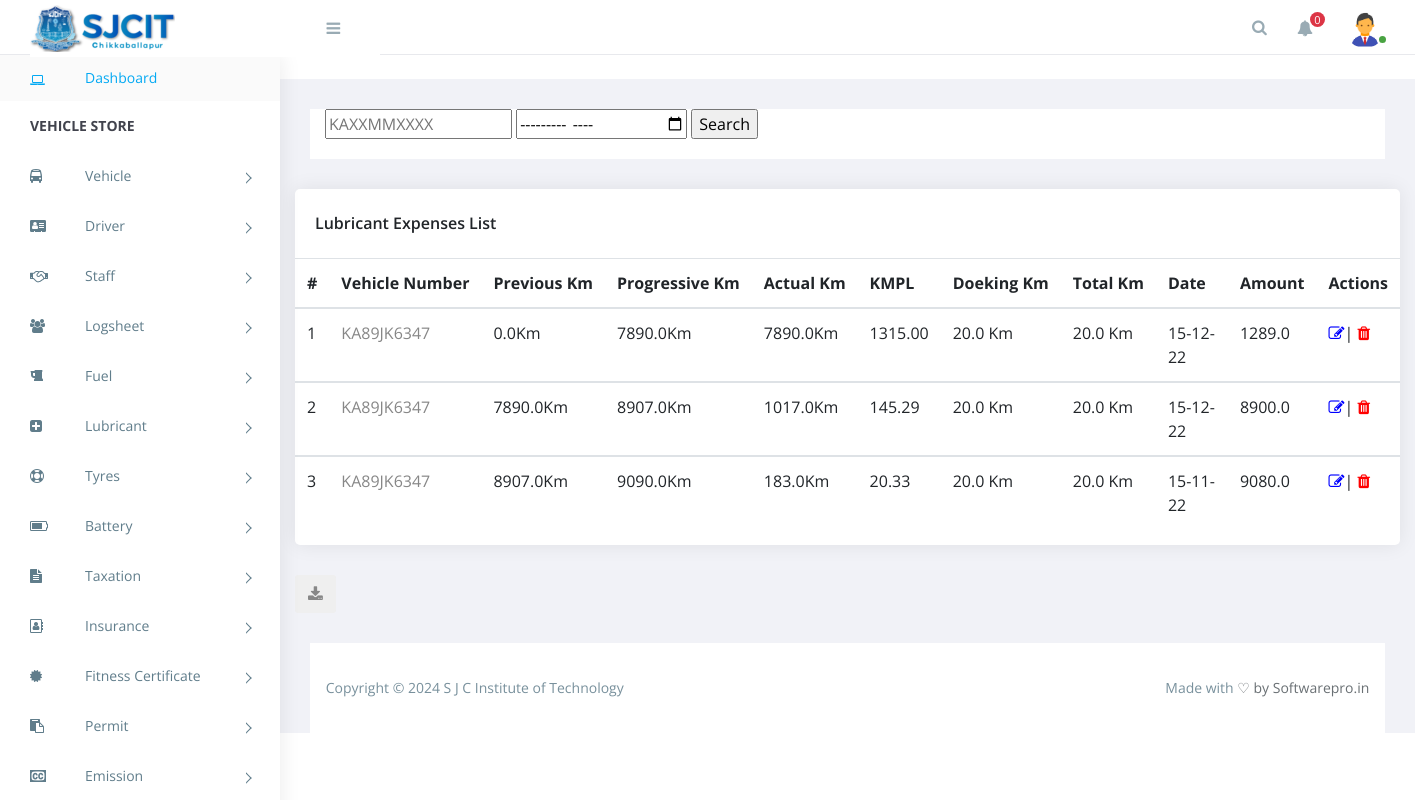
Screenshot of /view_lubricant (signed in) with the database file from the repository.
### accounts/models.py (models this page shows, shortened)
class Profile(models.Model):
    user = models.OneToOneField(User,null=True,on_delete=models.CASCADE)
    name = models.CharField(max_length=200,null=True)
    phone = models.CharField(max_length=200,null=True)
    email = models.EmailField(max_length=50,null=True)
    image = models.ImageField(default='/admin.png',null=True)
    date_created = models.DateTimeField(auto_now_add=True,null=True)

### invoice/models.py (models this page shows, shortened)
class Lubricant(models.Model):
    vehicle = models.ForeignKey(
        Vehicle, on_delete=models.CASCADE, related_name="lubricants")
    oil_type = models.CharField(max_length=100, blank=False, null=False)
    supplier_name = models.CharField(max_length=200, blank=False, null=False)
    bill_no = models.CharField(max_length=200, blank=True, null=True)
    grade = models.CharField(max_length=200, blank=False, null=False)
    quantity = models.FloatField(blank=False, null=False)
    cost = models.FloatField(blank=False, null=False, )
    previous_km = models.FloatField(blank=False, null=False, )
    progressive_km = models.FloatField(blank=True, null=True, )
    date = models.DateField(blank=False, null=False)
    @property
    def total_km(self):
        if Logsheet.objects.filter(log__vehicle=self.vehicle).exists():
            return Logsheet.objects.filter(log__vehicle=self.vehicle).last().doeking_km
        elif Logsheet.objects.filter(log__vehicle=self.vehicle) == None:
            return 0
        else:
            return 0
    @property
    def doeking_km(self):
        if Logsheet.objects.filter(log__vehicle=self.vehicle).exists():
            return Logsheet.objects.filter(log__vehicle=self.vehicle).last().doeking_km
        elif Logsheet.objects.filter(log__vehicle=self.vehicle) == None:
            return 0
        else:
            return 0
    @property
    def actual_km(self):
        return self.progressive_km - self.previous_km
    @property
    def kmpl(self):
        res = self.actual_km / self.quantity
        return '{:.2f}'.format(res)

class Vehicle(models.Model):
    user = models.ForeignKey(
        User, on_delete=models.CASCADE, related_name="vehicles")
    vehicle_no = models.CharField(max_length=100, blank=False, null=False)
    type = models.CharField(max_length=100, blank=False, null=False,)
    owner_name = models.CharField(max_length=100, blank=False, null=False)
    wheel_base = models.CharField(max_length=100, blank=False, null=False,)
    engine_no = models.CharField(max_length=100, blank=False, null=False,unique=True)
    chasis_no = models.CharField(
        max_length=100, blank=False, null=False, unique=True)
    body_type = models.CharField(max_length=100, blank=False, null=False)
    fuel_type = models.CharField(max_length=100, blank=False, null=False)
    fuel_capacity = models.FloatField(blank=False, null=False)
    make = models.CharField(max_length=100, null=False, blank=False)
    seating_capacity = models.IntegerField(blank=False, null=False)
    unloaden_weight = models.IntegerField(blank=False, null=False)
    loaden_weight = models.IntegerField(blank=False, null=False)
    tyre_size = models.CharField(max_length=100, blank=False, null=False)
    registration_date = models.DateField(blank=False, null=False)
    target_kmpl = models.FloatField(blank=False, null=False, )

class Logsheet(models.Model):
    log = models.ForeignKey(
        Log, on_delete=models.CASCADE, related_name="logsheets")
    driver = models.ForeignKey(
        Driver, on_delete=models.CASCADE, blank=True, null=True)
    trip = models.IntegerField(blank=False, null=False)
    distance_from = models.FloatField(blank=True, null=True, )
    distance_to = models.FloatField(blank=True, null=True, )
    time_from = models.TimeField(blank=False, null=False, default=timezone.now)
    time_to = models.TimeField(blank=False, null=False, default=timezone.now)
    source = models.CharField(max_length=100, blank=True, null=True)
    destination = models.CharField(max_length=100, blank=True, null=True)
    daily_km = models.FloatField(blank=True, null=True,)
    doeking_km = models.FloatField(blank=True, null=True,)

### accounts/decorators.py (the view)
        def wrapper_func(request, *args, **kwargs):
            group = None
            if request.user.groups.exists():
                group = request.user.groups.all()[0].name
            if group in allowed_roles:
                return view_func(request, *args, **kwargs)
            else:
                return HttpResponse('You are not authorized to view this page')

### invoice/notification_processors.py (called while the page is built)
def notifications(request):
    data = Notify.objects.filter(sent=True).order_by('-id')[:3]
    return {'notifications': data}

### templates/invoice/lubricant_list.html (shortened to what this page needs)
{% extends 'base/base.html' %}
{% block breadcrumbs %}
<div class="breadcrumbs">
    <div class="breadcrumbs-inner">
        <div class="row m-0">
            <div style="margin: 0px; padding: 0px;" class="col-s">
                <div class="page-header float-left">
                    <div class="page-title">
                        <form action="" method="post">
                            <div class="calender">
                                <div class="calender">
                                    <input type="text" name="vehicle" id="vehicle" placeholder="KAXXMMXXXX">
                                    <input type="month" name="month" id="month">
                                    <input type="submit" name="submit" value="Search">
                                </div>
                            </div>
                        </form>
                    </div>
                </div>
            </div>
        </div>
    </div>
</div>
{% endblock breadcrumbs %}
{% block content %}
<div class="row">
    <div class="invoice">
        <div class="col-md-15">
            <div id="invoice">
                <div class="card">
                    <div class="card-body">
                        <h4 class="box-title">Lubricant Expenses List</h4>
                    </div>
                    <div class="card-body--">
                        <table class="table">
                            <thead>
                                <tr>
                                    <th class="shrink">#</th>
                                    <th class="shrink">Vehicle Number</th>
                                    <th class="shrink">Previous Km</th>
                                    <th class="shrink">Progressive Km</th>
                                    <th class="shrink">Actual Km</th>
                                    <th class="shrink">KMPL</th>
                                    <th class="shrink">Doeking Km</th>
                                    <th class="shrink">Total Km</th>
                                    <th class="shrink">Date</th>
                                    <th class="shrink">Amount</th>
                                    <th class="shrink">Actions</th>
                                </tr>
                            </thead>
                            {% if oil %}
                            {% for oil in oil %}
                            <tbody>
                                <tr>
                                    <td class="serial">{{ forloop.counter }}</td>
                                    <td><a href="{% url 'detail_lubricant' oil.id %}">{{ oil.vehicle.vehicle_no }}</a></td>
                                    <td>{{ oil.previous_km }}Km</td>
                                    <td>{{ oil.progressive_km }}Km</td>
                                    <td>{{ oil.actual_km }}Km</td>
                                    <td>{{ oil.kmpl }}</td>
                                    <td>{{ oil.doeking_km }} Km</td>
                                    <td>{{ oil.total_km }} Km</td>
                                    <td>{{ oil.date|date:'d-m-y' }}</td>
                                    <td>{{ oil.cost }}</td>
                                    <td>
                                        <a style="color: blue;" href="{% url 'lubricant_edit' oil.id %}" class="fa fa-pencil-square-o"></a>|
                                        <a style="color: red;" href="{% url 'lubricant_delete' oil.id %}" class="fa fa-trash"></a>
                                    </td>
                                </tr>
                            </tbody>
                            {% endfor %}
                            {% else %}
                            <tr>
                                <td colspan="12" class="text-center ">OOPS, Lubricant data not Found !</td>
                            </tr>
                            {% endif %}
                        </table>
                    </div>
                </div>
            </div>
        </div>
    </div>
    <button class="btn" onclick="generatePDF()"><i class="fa fa-download"></i></button>
</div>
{% endblock content %}

### templates/base/navbar.html (shortened to what this page needs)
{% load static %}
<header id="header" class="header">
    <div class="top-left">
        <div class="navbar-header">
            <a class="navbar-brand" href=""><img src="{% static 'images/logo_1.png' %}" alt="Logo"></a>
            <a id="menuToggle" class="menutoggle"><i class="fa fa-bars"></i></a>
        </div>
    </div>
    <div class="top-right">
        <div class="header-menu">
            <div class="header-left">
                <button class="search-trigger"><i class="fa fa-search"></i></button>
                <div class="dropdown for-notification">
                    <button class="btn btn-secondary dropdown-toggle" type="button" id="notification"
                        data-toggle="dropdown" aria-haspopup="true" aria-expanded="false">
                        <i class="fa fa-bell"></i>
                        <span class="count bg-danger" id="notification-badge">0</span>
                    </button>
                </div>
            </div>
            {% if request.user.is_authenticated %}
            {% if request.user.is_superuser %}
            <div class="user-area dropdown float-right">
                <a href="#" class="dropdown-toggle active" data-toggle="dropdown" aria-haspopup="true"
                    aria-expanded="false">
                    <img class="user-avatar rounded-circle" src="{{request.user.profile.image.url}}" alt="User Avatar">
                </a>
                <div class="user-menu dropdown-menu">
                    <a class="nav-link" href="{% url 'logout' %}"><i class="fa fa-power -off"></i>Logout</a>
                </div>
            </div>
            {% else %}
            <div class="user-area dropdown float-right">
                <a href="#" class="dropdown-toggle active" data-toggle="dropdown" aria-haspopup="true"
                    aria-expanded="false">
                    <img class="user-avatar rounded-circle" src="{{request.user.profile.image.url}}" alt="User Avatar">
                </a>
            </div>
            {% endif %}
            {% endif %}
        </div>
    </div>
</header>

### static/assets/css/style.css (style rules this page uses)
body { display: table; font-family: "Open Sans", sans-serif; font-size: 16px; width: 100%; }
h1, h2, h3, h4, h5, h6 { margin: 0; }
img { max-width: 100%; }
.btn, button, input, textarea { -webkit-box-shadow: none; box-shadow: none; outline: 0 !important; }
.btn { border-radius: 3px; }
.right-panel .top-left { width: 350px; float: left; }
.right-panel .breadcrumbs { float: left; margin-top: 30px; padding: 0 1.875em; width: 100%; }
.right-panel .breadcrumbs .breadcrumbs-inner { background-color: #fff; }
.right-panel .page-header { min-height: 50px; margin: 0px; padding: 0px 15px; background: #ffffff; border-bottom: 0px; }
.right-panel header.header { background: #fff; border-bottom: 1px solid #e8e9ed; -webkit-box-shadow: none; box-shadow: none; clear: both; padding: 0 30px; height: 55px; position: fixed; left: 280px; left: 0; right: 0; top: 0; z-index: 999; }
.right-panel .navbar-brand { width: 250px; display: inline-block; }
.right-panel .menutoggle { padding-top: 7px; }
.right-panel .navbar-header { width: 100%; background-color: #fff; padding: 0 1.25em 0 0; }
.right-panel .navbar-header>a { display: inline-block; }
.right-panel .navbar-brand { line-height: 42px; }
.right-panel .navbar-brand img { max-width: 145px; }
.menutoggle { background-color: transparent; color: #99abb4 !important; cursor: pointer; font-size: 1em; height: 40px; line-height: 40px; width: 40px; display: block; text-align: right; }
.search-trigger { background: transparent; border: none; color: #99abb4; cursor: pointer; font-size: 16px; line-height: 55px; padding: 0; width: 43px; }
.header-left { display: inline-block; }
.header-left .dropdown { display: inline-block; }
.header-left .dropdown .dropdown-toggle { background: transparent; border: none; color: #99abb4; font-size: 16px; line-height: 55px; padding-top: 0; padding-bottom: 0; }
.header-left .dropdown .dropdown-toggle:after { display: none; }
.header-left .dropdown .dropdown-toggle .count { border-radius: 50%; color: #fff; font-size: 11px; height: 15px; width: 15px; line-height: 15px; right: 0; top: 12px; position: absolute; }
.header-menu { display: -webkit-box; display: -ms-flexbox; display: flex; -webkit-box-pack: end; -ms-flex-pack: end; justify-content: flex-end; }
.header-menu .dropdown { line-height: 55px; margin-top: 0 !important; }
.header-menu .dropdown .dropdown-toggle { line-height: 55px; }
.user-area .dropdown-toggle { position: relative; z-index: 0; }
.user-area .dropdown-toggle:before { content: ""; position: absolute; right: -3px; bottom: 10px; background: #868e96; width: 11px; height: 11px; border-radius: 100%; border: 2px solid white; z-index: 1; }
.user-area .dropdown-toggle.active:before { background: #49a342; }
.user-area { float: right; padding-right: 0; position: relative; padding-left: 20px; }
.user-area .user-avatar { float: right; width: 40px; }
.user-area .dropdown-toggle { line-height: 55px; height: 55px; display: -webkit-box; display: -ms-flexbox; display: flex; -webkit-box-pack: center; -ms-flex-pack: center; justify-content: center; -webkit-box-align: center; -ms-flex-align: center; align-items: center; }
.user-area .dropdown-toggle:after { display: none; }
.card { margin-bottom: 1.875em; border-radius: 5px; padding: 0; border: 0px solid transparent; -webkit-box-shadow: 0 0 20px rgba(0, 0, 0, 0.08); box-shadow: 0 0 20px rgba(0, 0, 0, 0.08); }
.card .box-title { font-weight: 600; font-size: 1em; padding: 5px 0; }
.card .card-body { float: left; padding: 1.25em; position: relative; width: 100%; }
.card h4 { font-size: 1.1rem; }
.btn, .button { display: inline-block; font-weight: 400; text-align: center; white-space: nowrap; vertical-align: middle; -webkit-transition: all .15s ease-in-out; transition: all .15s ease-in-out; border-radius: 3; cursor: pointer; }

### templates/base/base.html (style rules this page uses)
table { border-collapse: collapse; border-spacing: 0; width: 100%; }
table th.shrink { white-space: nowrap; }

### rows the page displays
Lubricant: vehicle.vehicle_no "KA89JK6347", previous_km "0.0", progressive_km "7890.0", actual_km "7890.0", kmpl "1315.00", doeking_km "20.0", total_km "20.0", date "15-12-22", cost "1289.0"
Lubricant: vehicle.vehicle_no "KA89JK6347", previous_km "7890.0", progressive_km "8907.0", actual_km "1017.0", kmpl "145.29", doeking_km "20.0", total_km "20.0", date "15-12-22", cost "8900.0"
Lubricant: vehicle.vehicle_no "KA89JK6347", previous_km "8907.0", progressive_km "9090.0", actual_km "183.0", kmpl "20.33", doeking_km "20.0", total_km "20.0", date "15-11-22", cost "9080.0"
